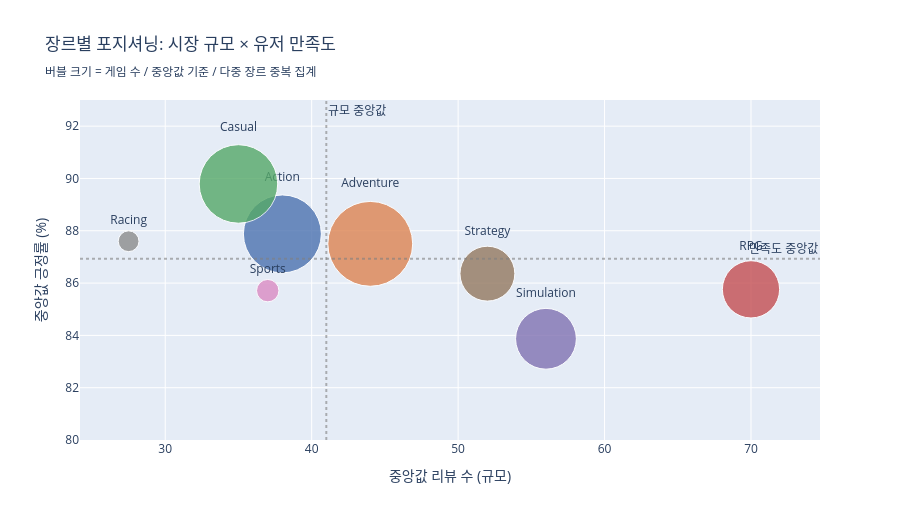

The notebook cell saved with this chart:
### Markdown cell above
## 3. 장르별 규모 vs 만족도 포지셔닝 (버블 차트)

x축: 중앙값 리뷰 수 (규모), y축: 중앙값 긍정률 (만족도), 버블 크기: 게임 수
4분면으로 장르의 시장 포지션을 직관적으로 파악한다.

### Code cell
genre_agg = df.groupby('genre').agg(
    리뷰수_중앙값=('total_reviews', 'median'),
    긍정률_중앙값=('positive_rate', 'median'),
    게임수=('appid', 'count'),
    대흥행_비율=('performance_grade', lambda x: (x == 'high_high').mean() * 100),
).reset_index().round(2)

review_mid = genre_agg['리뷰수_중앙값'].median()
pos_mid = genre_agg['긍정률_중앙값'].median()

fig = px.scatter(
    genre_agg,
    x='리뷰수_중앙값',
    y='긍정률_중앙값',
    size='게임수',
    color='genre',
    color_discrete_map=COLOR_MAP,
    text='genre',
    size_max=60,
    hover_data={'대흥행_비율': ':.1f', '게임수': True},
    title='장르별 포지셔닝: 시장 규모 × 유저 만족도<br><sub>버블 크기 = 게임 수 / 중앙값 기준 / 다중 장르 중복 집계</sub>',
    labels={'리뷰수_중앙값': '중앙값 리뷰 수 (규모)', '긍정률_중앙값': '중앙값 긍정률 (%)'},
)
fig.update_traces(textposition='top center', marker=dict(opacity=0.8))

fig.add_vline(x=review_mid, line_dash='dot', line_color='gray', opacity=0.6,
              annotation_text='규모 중앙값', annotation_position='top right')
fig.add_hline(y=pos_mid, line_dash='dot', line_color='gray', opacity=0.6,
              annotation_text='만족도 중앙값', annotation_position='top right')

fig.update_layout(showlegend=False, height=520,
                  yaxis=dict(range=[80, 93]))
fig.show()

print('\n장르별 집계 요약:')
display(genre_agg.set_index('genre').sort_values('리뷰수_중앙값', ascending=False))

### Figure 1 — Plotly figure (JSON) as saved in the notebook; plotly's stock layout.template omitted (floating-point values rounded to 4 significant figures)
{"data": [{"customdata": [[9.49, 3995.0]], "hovertemplate": "genre=%{text}<br>중앙값 리뷰 수 (규모)=%{x}<br>중앙값 긍정률 (%)=%{y}<br>게임수=%{customdata[1]}<br>대흥행_비율=%{customdata[0]:.1f}<extra></extra>", "legendgroup": "Action", "marker": {"color": "#4C72B0", "opacity": 0.8, "size": [3995], "sizemode": "area", "sizeref": 1.314, "symbol": "circle"}, "mode": "markers+text", "name": "Action", "orientation": "v", "showlegend": true, "text": ["Action"], "textposition": "top center", "type": "scatter", "x": [38.0], "xaxis": "x", "y": [87.88], "yaxis": "y"}, {"customdata": [[9.59, 4732.0]], "hovertemplate": "genre=%{text}<br>중앙값 리뷰 수 (규모)=%{x}<br>중앙값 긍정률 (%)=%{y}<br>게임수=%{customdata[1]}<br>대흥행_비율=%{customdata[0]:.1f}<extra></extra>", "legendgroup": "Adventure", "marker": {"color": "#DD8452", "opacity": 0.8, "size": [4732], "sizemode": "area", "sizeref": 1.314, "symbol": "circle"}, "mode": "markers+text", "name": "Adventure", "orientation": "v", "showlegend": true, "text": ["Adventure"], "textposition": "top center", "type": "scatter", "x": [44.0], "xaxis": "x", "y": [87.5], "yaxis": "y"}, {"customdata": [[7.75, 4051.0]], "hovertemplate": "genre=%{text}<br>중앙값 리뷰 수 (규모)=%{x}<br>중앙값 긍정률 (%)=%{y}<br>게임수=%{customdata[1]}<br>대흥행_비율=%{customdata[0]:.1f}<extra></extra>", "legendgroup": "Casual", "marker": {"color": "#55A868", "opacity": 0.8, "size": [4051], "sizemode": "area", "sizeref": 1.314, "symbol": "circle"}, "mode": "markers+text", "name": "Casual", "orientation": "v", "showlegend": true, "text": ["Casual"], "textposition": "top center", "type": "scatter", "x": [35.0], "xaxis": "x", "y": [89.79], "yaxis": "y"}, {"customdata": [[12.99, 2155.0]], "hovertemplate": "genre=%{text}<br>중앙값 리뷰 수 (규모)=%{x}<br>중앙값 긍정률 (%)=%{y}<br>게임수=%{customdata[1]}<br>대흥행_비율=%{customdata[0]:.1f}<extra></extra>", "legendgroup": "RPG", "marker": {"color": "#C44E52", "opacity": 0.8, "size": [2155], "sizemode": "area", "sizeref": 1.314, "symbol": "circle"}, "mode": "markers+text", "name": "RPG", "orientation": "v", "showlegend": true, "text": ["RPG"], "textposition": "top center", "type": "scatter", "x": [70.0], "xaxis": "x", "y": [85.76], "yaxis": "y"}, {"customdata": [[6.69, 284.0]], "hovertemplate": "genre=%{text}<br>중앙값 리뷰 수 (규모)=%{x}<br>중앙값 긍정률 (%)=%{y}<br>게임수=%{customdata[1]}<br>대흥행_비율=%{customdata[0]:.1f}<extra></extra>", "legendgroup": "Racing", "marker": {"color": "#8C8C8C", "opacity": 0.8, "size": [284], "sizemode": "area", "sizeref": 1.314, "symbol": "circle"}, "mode": "markers+text", "name": "Racing", "orientation": "v", "showlegend": true, "text": ["Racing"], "textposition": "top center", "type": "scatter", "x": [27.5], "xaxis": "x", "y": [87.6], "yaxis": "y"}, {"customdata": [[12.68, 2429.0]], "hovertemplate": "genre=%{text}<br>중앙값 리뷰 수 (규모)=%{x}<br>중앙값 긍정률 (%)=%{y}<br>게임수=%{customdata[1]}<br>대흥행_비율=%{customdata[0]:.1f}<extra></extra>", "legendgroup": "Simulation", "marker": {"color": "#8172B2", "opacity": 0.8, "size": [2429], "sizemode": "area", "sizeref": 1.314, "symbol": "circle"}, "mode": "markers+text", "name": "Simulation", "orientation": "v", "showlegend": true, "text": ["Simulation"], "textposition": "top center", "type": "scatter", "x": [56.0], "xaxis": "x", "y": [83.87], "yaxis": "y"}, {"customdata": [[4.86, 329.0]], "hovertemplate": "genre=%{text}<br>중앙값 리뷰 수 (규모)=%{x}<br>중앙값 긍정률 (%)=%{y}<br>게임수=%{customdata[1]}<br>대흥행_비율=%{customdata[0]:.1f}<extra></extra>", "legendgroup": "Sports", "marker": {"color": "#DA8BC3", "opacity": 0.8, "size": [329], "sizemode": "area", "sizeref": 1.314, "symbol": "circle"}, "mode": "markers+text", "name": "Sports", "orientation": "v", "showlegend": true, "text": ["Sports"], "textposition": "top center", "type": "scatter", "x": [37.0], "xaxis": "x", "y": [85.71], "yaxis": "y"}, {"customdata": [[11.57, 1980.0]], "hovertemplate": "genre=%{text}<br>중앙값 리뷰 수 (규모)=%{x}<br>중앙값 긍정률 (%)=%{y}<br>게임수=%{customdata[1]}<br>대흥행_비율=%{customdata[0]:.1f}<extra></extra>", "legendgroup": "Strategy", "marker": {"color": "#937860", "opacity": 0.8, "size": [1980], "sizemode": "area", "sizeref": 1.314, "symbol": "circle"}, "mode": "markers+text", "name": "Strategy", "orientation": "v", "showlegend": true, "text": ["Strategy"], "textposition": "top center", "type": "scatter", "x": [52.0], "xaxis": "x", "y": [86.36], "yaxis": "y"}], "layout": {"annotations": [{"showarrow": false, "text": "규모 중앙값", "x": 41, "xanchor": "left", "xref": "x", "y": 1, "yanchor": "top", "yref": "y domain"}, {"showarrow": false, "text": "만족도 중앙값", "x": 1, "xanchor": "right", "xref": "x domain", "y": 86.93, "yanchor": "bottom", "yref": "y"}], "height": 520, "legend": {"itemsizing": "constant", "title": {"text": "genre"}, "tracegroupgap": 0}, "shapes": [{"line": {"color": "gray", "dash": "dot"}, "opacity": 0.6, "type": "line", "x0": 41, "x1": 41, "xref": "x", "y0": 0, "y1": 1, "yref": "y domain"}, {"line": {"color": "gray", "dash": "dot"}, "opacity": 0.6, "type": "line", "x0": 0, "x1": 1, "xref": "x domain", "y0": 86.93, "y1": 86.93, "yref": "y"}], "showlegend": false, "title": {"text": "장르별 포지셔닝: 시장 규모 × 유저 만족도<br><sub>버블 크기 = 게임 수 / 중앙값 기준 / 다중 장르 중복 집계</sub>"}, "xaxis": {"anchor": "y", "domain": [0, 1], "title": {"text": "중앙값 리뷰 수 (규모)"}}, "yaxis": {"anchor": "x", "domain": [0, 1], "range": [80, 93], "title": {"text": "중앙값 긍정률 (%)"}}}}
